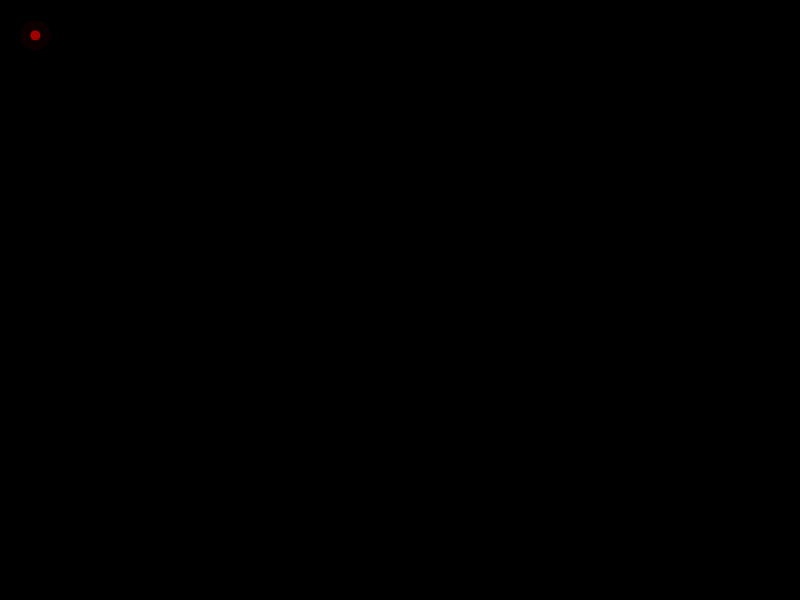
Frame 1 (no input)
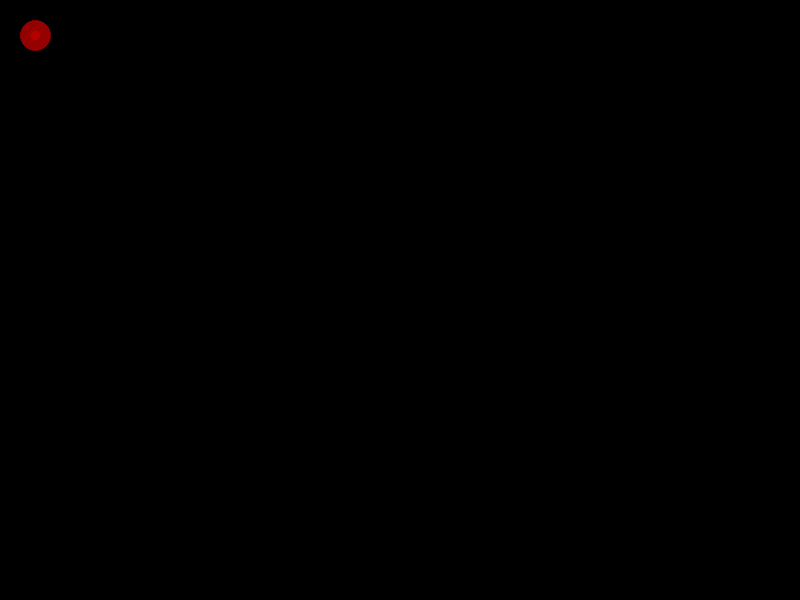
Frame 60 (the mouse pressed at the canvas centre just before this capture)
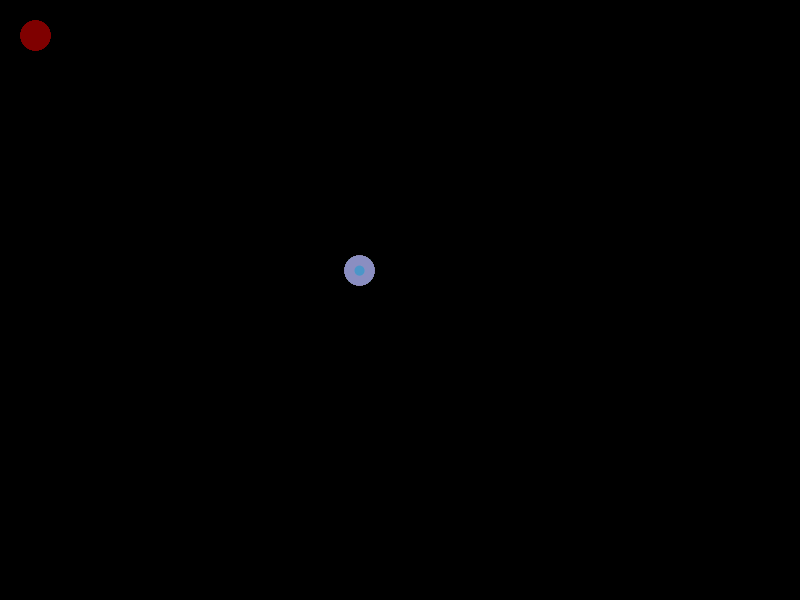
Frame 120 (the mouse held since frame 60 and released just before this capture)

The Processing sketch that drew these frames (run headless with seeded random() and noise(); from frame 60 on, the mouse is pressed at the canvas centre):

// Processing sketch: processing_16072
// ── processing_16072.pde

float x = 100;
float y = 100;
float angle1 = 0.0;
float segLength = 50;

void setup() {  
  size(800, 600);
  background(0); 
  smooth(); 
  strokeWeight(20.0);
  stroke(0, 50); 
}

void draw() {
  //fade
  fill(0, 0, 0, 1);
  noStroke();
  rect( 0, 0, width, height);
  
  float dx = mouseX - x;
  float dy = mouseY - y;
  fill(random(255),mouseY/2,mouseX/2);
  stroke(random(255),mouseY/2,mouseX/2, 50); 
  angle1 = atan2(dy, dx);  
  x = mouseX - (cos(angle1) * segLength);
  y = mouseY - (sin(angle1) * segLength); 
  ellipse(x, y, 10, 10);
  
  if( mousePressed && ( mouseButton == LEFT ) ){
      fill(255);
     ellipse(x, y, 20, 20);
  }
  
   if( mousePressed && ( mouseButton == RIGHT ) ){
    background(0);
  }
}
